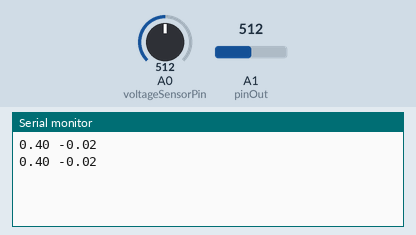
Simulated run of this sketch. Board: Arduino Uno, built with avr-gcc and run on an emulated ATmega328P. Shown: the last lines printed to the serial monitor. Inputs (shaded band) come from the test bench; at power-on: A0 (voltageSensorPin) = 512, A1 (pinOut) = 512.

Above: at 1.8 s.
1.9 s: A0 (voltageSensorPin) set to 716
At 2.8 s:
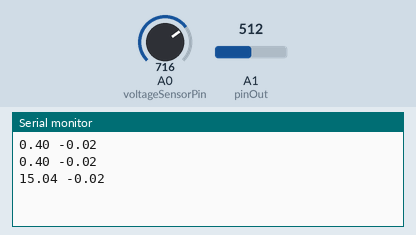
3.4 s: A1 (pinOut) set to 716
At 4.7 s:
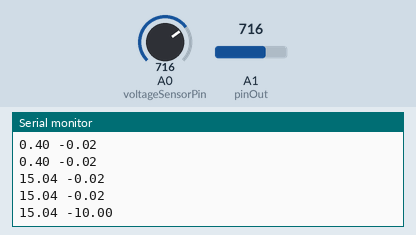
4.9 s: A0 (voltageSensorPin) set to 900
At 5.5 s:
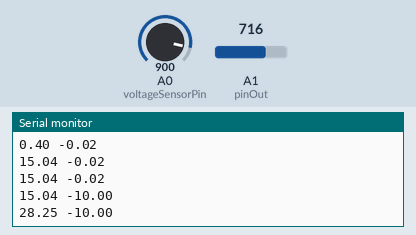
6.4 s: A1 (pinOut) set to 900
At 7.8 s:
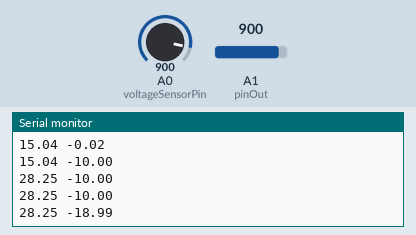
Timing chart, 0 to 8.9 s (numbered marks = the images above; inputs shaded):
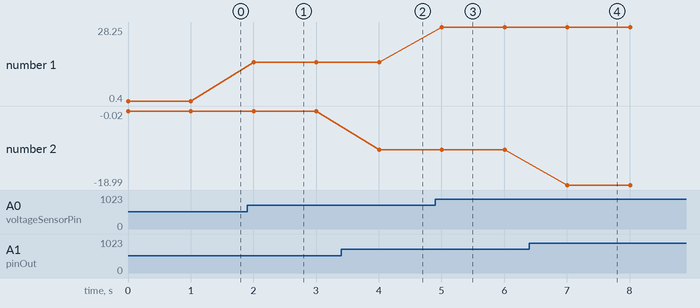

Measured:
- after the input at 1.9 s, the serial monitor: prints a new line after 0.10 s (image 1)
- after the input at 3.4 s, the serial monitor: prints a new line after 0.60 s (image 2)
- after the input at 4.9 s, the serial monitor: prints a new line after 0.11 s (image 3)
- after the input at 6.4 s, the serial monitor: prints a new line after 0.61 s (image 4)
- plotted number 1: 0.4 → 15.04 after the input at 1.9 s, 15.04 → 28.25 after the input at 4.9 s
- plotted number 2: -0.02 → -10 after the input at 3.4 s, -10 → -18.99 after the input at 6.4 s

The sketch:

CourantAndVoltageSensor.ino
```cpp
/**
 * test Capteur de tension et de courant
 * author : bassirou ngom
 * product : Precision Voltage Sensor 1135
 */

 //constantes tension
const float sensibiliteTension = 0.0681*1000;
const float offsetTension = 2475.0;
const int voltageSensorPin = A0;

//constantes courant
const int pinOut = A1;
const int sensibiliteCourant = 100; //mmv/A
const int offsetCourant = 2500;


void setup() {
  // put your setup code here, to run once:
  Serial.begin(9600);

}

void loop() {
  // put your main code here, to run repeatedly:
   Serial.print(getVoltageValue());
   Serial.print(" ");
   Serial.println(getCurrentValue());
  delay(1000);

}

float getVoltageValue(){

  int sensor = analogRead(voltageSensorPin);

  float voltage = sensor*(5000.0/1023.0);

  float num = voltage - offsetTension;

  float mesure = num / sensibiliteTension;

  return mesure;
}

float getCurrentValue(){

    int lu = analogRead(pinOut);

    float voltage = lu*(5000.0/1023.0); // + 15;

    float y = offsetCourant-voltage; //en mV

    float value = y/sensibiliteCourant;

    return value;

}
```
